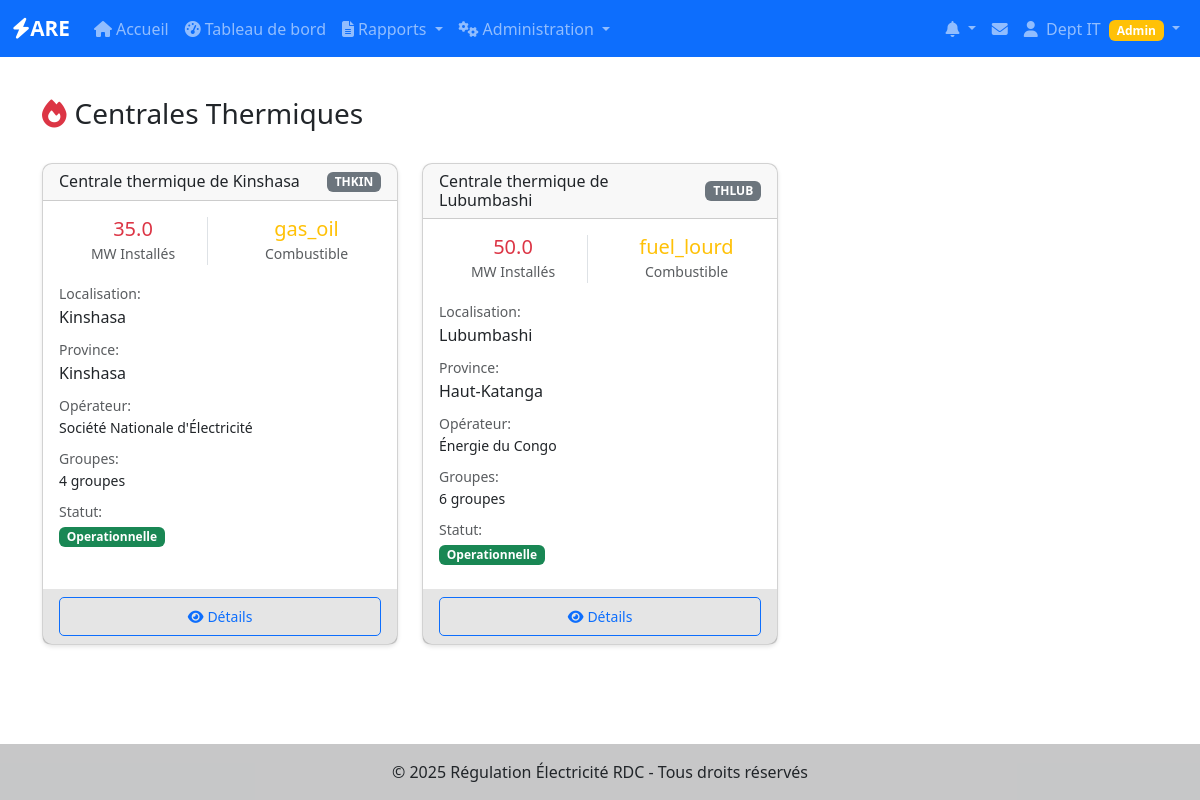
Screenshot of /production-thermique/centrales (signed in) with the database file from the repository.
### app/models/utilisateurs.py (models this page shows, shortened)
class User(UserMixin, BaseModel):
    __tablename__ = 'users'
    username = db.Column(db.String(80), unique=True, nullable=False, index=True)
    email = db.Column(db.String(120), unique=True, nullable=False, index=True)
    password_hash = db.Column(db.String(128), nullable=False)
    nom = db.Column(db.String(100))
    prenom = db.Column(db.String(100))
    role = db.Column(db.Enum('super_admin', 'admin_operateur', 'utilisateur_operateur'),
                    default='utilisateur_operateur', nullable=False)
    operateur_id = db.Column(db.Integer, db.ForeignKey('operateurs.id'), nullable=True)
    is_active = db.Column(db.Boolean, default=True, nullable=False)
    telephone = db.Column(db.String(20))
    derniere_connexion = db.Column(db.DateTime)
    operateur = db.relationship('Operateur', backref='users', lazy=True)
    def is_super_admin(self):
        return self.role == 'super_admin'
    def is_admin_operateur(self):
        return self.role == 'admin_operateur'
    def is_admin(self):
        return self.role in ['super_admin', 'admin_operateur']
    def has_permission(self, permission):
        permissions = {
            'super_admin': ['create_operateur', 'edit_operateur', 'delete_operateur',
                           'create_user', 'edit_user', 'delete_user', 'view_all_reports'],
            'admin_operateur': ['edit_own_operateur', 'create_user_operateur',
                               'edit_user_operateur', 'view_own_reports', 'create_reports'],
            'utilisateur_operateur': ['view_own_reports', 'create_reports', 'edit_own_reports']
        }
        return permission in permissions.get(self.role, [])

### app/models/production_thermique.py (models this page shows, shortened)
class CentraleThermique(BaseModel):
    __tablename__ = 'centrales_thermique'
    operateur_id = Column(Integer, ForeignKey('operateurs.id'), nullable=False)
    nom = Column(String(200), nullable=False, index=True)
    code = Column(String(50), unique=True, nullable=False)
    localisation = Column(String(200))
    province = Column(String(100))
    puissance_installee = Column(Float)  # MW
    puissance_disponible = Column(Float)  # MW
    type_centrale = Column(String(50))  # diesel, gaz, charbon, fuel lourd, biomasse
    type_combustible = Column(String(50))  # Principal type de combustible
    consommation_specifique = Column(Float)  # g/kWh - Consommation spécifique
    latitude = Column(Float)
    longitude = Column(Float)
    nombre_groupes = Column(Integer, default=0)
    type_moteur = Column(String(50))  # diesel, turbine gaz, turbine vapeur
    refroidissement = Column(String(50))  # air, eau, mixte
    niveau_tension = Column(Float)  # kV
    tension_evacuation = Column(String(50))  # kV
    systeme_demarrage = Column(String(50))  # manuel, automatique
    systeme_refroidissement = Column(String(100))
    capacite_stockage_combustible = Column(Float)  # litres ou tonnes
    autonomie_combustible = Column(Float)  # heures
    systeme_traitement_fumees = Column(Boolean, default=False)
    niveau_emission_nox = Column(Float)  # mg/Nm³
    niveau_emission_co = Column(Float)  # mg/Nm³
    certification_environnementale = Column(String(100))
    statut = Column(String(50), default='operationnelle')  # operationnelle, maintenance, arret
    mode_fonctionnement = Column(String(50))  # base, pointe, secours
    description = Column(Text)
    date_mise_service = Column(DateTime)
    date_derniere_revision = Column(DateTime)
    prochaine_maintenance = Column(DateTime)
    constructeur = Column(String(100))
    fournisseur_combustible = Column(String(100))
    annee_construction = Column(Integer)
    duree_vie_estimee = Column(Integer)  # années
    observations = Column(Text)
    operateur = relationship("Operateur", back_populates="centrales_thermique")
    rapports = relationship("RapportThermique", back_populates="centrale", cascade="all, delete-orphan")

### app/models/operateurs.py (models this page shows, shortened)
class Operateur(BaseModel):
    __tablename__ = 'operateurs'
    nom = db.Column(db.String(200), nullable=False, index=True)
    sigle = db.Column(db.String(50))
    type_operateur = db.Column(db.String(50))  # Production, Transport, Distribution
    adresse = db.Column(db.Text)
    ville = db.Column(db.String(100))
    province = db.Column(db.String(100))
    telephone = db.Column(db.String(20))
    email = db.Column(db.String(120))
    site_web = db.Column(db.String(200))
    numero_licence = db.Column(db.String(100), unique=True)
    date_licence = db.Column(db.Date)
    statut_licence = db.Column(db.String(20), default='active')  # active, suspendue, expirée
    capacite_installee = db.Column(db.Float)  # en MW
    zone_couverture = db.Column(db.Text)
    nombre_clients = db.Column(db.Integer)
    observations = db.Column(db.Text)
    centrales_hydro = db.relationship("CentraleHydro", back_populates="operateur", lazy=True)
    centrales_thermique = db.relationship("CentraleThermique", back_populates="operateur", lazy=True)
    centrales_solaire = db.relationship("CentraleSolaire", back_populates="operateur", lazy=True)
    lignes_transport = db.relationship("LigneTransport", back_populates="operateur", lazy=True)
    postes_transport = db.relationship("PosteTransport", back_populates="operateur", lazy=True)
    reseaux_distribution = db.relationship("ReseauDistribution", back_populates="operateur", lazy=True)

### app/production_thermique/routes.py (the view)
@production_thermique.route('/centrales')
@login_required
def liste_centrales():
    centrales = get_accessible_centrales_thermique()
    return render_template('production_thermique/liste_centrales.html',
                         centrales=centrales,
                         title='Centrales Thermiques')

### app/production_thermique/routes.py (called while the page is built)
def get_accessible_centrales_thermique():
    if current_user.is_admin():
        return CentraleThermique.query.filter_by(actif=True).all()
    elif current_user.operateur:
        return CentraleThermique.query.filter_by(
            operateur_id=current_user.operateur.id,
            actif=True
        ).all()
    return []

### app/templates/production_thermique/liste_centrales.html (shortened to what this page needs)
{% extends "base.html" %}
{% block content %}
<div class="d-flex justify-content-between align-items-center mb-4">
    <h1 class="h3">
        <i class="fas fa-fire me-2 text-danger"></i>Centrales Thermiques
    </h1>
</div>
{% if centrales %}
<div class="row">
    {% for centrale in centrales %}
    <div class="col-md-6 col-lg-4 mb-4">
        <div class="card h-100">
            <div class="card-header d-flex justify-content-between align-items-center">
                <h6 class="mb-0">{{ centrale.nom }}</h6>
                <span class="badge bg-secondary">{{ centrale.code }}</span>
            </div>
            <div class="card-body">
                <div class="row text-center mb-3">
                    <div class="col-6">
                        <div class="border-end">
                            <h5 class="text-danger mb-0">{{ centrale.puissance_installee or 'N/A' }}</h5>
                            <small class="text-muted">MW Installés</small>
                        </div>
                    </div>
                    <div class="col-6">
                        <h5 class="text-warning mb-0">{{ centrale.type_combustible or 'N/A' }}</h5>
                        <small class="text-muted">Combustible</small>
                    </div>
                </div>
                <div class="mb-2">
                    <small class="text-muted">Localisation:</small>
                    <div>{{ centrale.localisation or 'Non spécifiée' }}</div>
                </div>
                <div class="mb-2">
                    <small class="text-muted">Province:</small>
                    <div>{{ centrale.province or 'Non spécifiée' }}</div>
                </div>
                {% if centrale.operateur %}
                <div class="mb-2">
                    <small class="text-muted">Opérateur:</small>
                    <div class="small">{{ centrale.operateur.nom }}</div>
                </div>
                {% endif %}
                {% if centrale.nombre_groupes %}
                <div class="mb-2">
                    <small class="text-muted">Groupes:</small>
                    <div class="small">{{ centrale.nombre_groupes }} groupes</div>
                </div>
                {% endif %}
                <div class="mb-2">
                    <small class="text-muted">Statut:</small>
                    <div>
                        <span class="badge {% if centrale.statut == 'operationnelle' %}bg-success{% elif centrale.statut == 'maintenance' %}bg-warning{% else %}bg-danger{% endif %}">
                            {{ centrale.statut|title }}
                        </span>
                    </div>
                </div>
            </div>
            <div class="card-footer">
                <div class="d-flex gap-2">
                    <a href="{{ url_for('production_thermique.detail_centrale', id=centrale.id) }}"
                       class="btn btn-sm btn-outline-primary flex-fill">
                        <i class="fas fa-eye me-1"></i>Détails
                    </a>
                </div>
            </div>
        </div>
    </div>
    {% endfor %}
</div>
{% endif %}
{% endblock %}

### app/templates/base.html (shortened to what this page needs)
<!DOCTYPE html>
<html lang="fr">
<head>
    <link href="https://cdn.jsdelivr.net/npm/bootstrap@5.3.0/dist/css/bootstrap.min.css" rel="stylesheet">
    <link rel="stylesheet" href="https://cdnjs.cloudflare.com/ajax/libs/font-awesome/6.4.0/css/all.min.css">
    <link rel="stylesheet" href="{{ url_for('static', filename='css/style.css') }}">
</head>
<body>
    <nav class="navbar navbar-expand-lg navbar-dark bg-primary">
        <div class="container-fluid">
            <a class="navbar-brand" href="{{ url_for('main.index') }}">
                <i class="fas fa-bolt"></i>ARE
            </a>
            <div class="collapse navbar-collapse" id="navbarNav">
                <ul class="navbar-nav me-auto">
                    <li class="nav-item">
                        <a class="nav-link" href="{{ url_for('main.index') }}">
                            <i class="fas fa-home me-1"></i>Accueil
                        </a>
                    </li>
                    {% if current_user.is_authenticated %}
                    <li class="nav-item">
                        <a class="nav-link" href="{{ url_for('are_dashboard.index') }}">
                            <i class="fas fa-tachometer-alt me-1"></i>Tableau de bord
                        </a>
                    </li>
                    <li class="nav-item dropdown">
                        <a class="nav-link dropdown-toggle" href="#" id="rapportsDropdown" role="button" data-bs-toggle="dropdown">
                            <i class="fas fa-file-alt me-1"></i>Rapports
                        </a>
                    </li>
                    {% if current_user.is_super_admin() or current_user.is_admin_operateur() %}
                    <li class="nav-item dropdown">
                        <a class="nav-link dropdown-toggle" href="#" id="adminDropdown" role="button" data-bs-toggle="dropdown">
                            <i class="fas fa-cogs me-1"></i>Administration
                        </a>
                    </li>
                    {% endif %}
                    {% endif %}
                </ul>
                <ul class="navbar-nav">
                    {% if current_user.is_authenticated %}
                    {% from 'components/notifications.html' import dropdown_notifications %}
                    {{ dropdown_notifications() }}
                    <li class="nav-item dropdown">
                        <a class="nav-link position-relative" href="{{ url_for('notifications.messages') }}" title="Messagerie">
                            <i class="fas fa-envelope"></i>
                        </a>
                    </li>
                    <li class="nav-item dropdown">
                        <a class="nav-link dropdown-toggle" href="#" id="userDropdown" role="button" data-bs-toggle="dropdown">
                            <i class="fas fa-user me-1"></i>
                            {{ current_user.prenom or current_user.username }}
                            {% if current_user.is_super_admin() %}
                                <span class="badge bg-danger ms-1">Super Admin</span>
                            {% elif current_user.is_admin_operateur() %}
                                <span class="badge bg-warning ms-1">Admin</span>
                            {% endif %}
                        </a>
                    </li>
                    {% endif %}
                </ul>
            </div>
        </div>
    </nav>
    <main class="container my-4">
        {% block content %}{% endblock %}
    </main>
    <footer class="bg-light text-center text-lg-start mt-5">
        <div class="text-center p-3" style="background-color: rgba(0, 0, 0, 0.2);">
            © 2025 Régulation Électricité RDC - Tous droits réservés
        </div>
    </footer>
</body>
</html>

### app/static/css/style.css (style rules this page uses)
:root { --primary-color: #0d6efd; --secondary-color: #6c757d; --success-color: #198754; --danger-color: #dc3545; --warning-color: #ffc107; --info-color: #0dcaf0; }
body { min-height: 100vh; display: flex; flex-direction: column; }
main { flex: 1; }
.navbar-brand { font-weight: bold; font-size: 1.3rem; }
.card { border-radius: 10px; box-shadow: 0 2px 4px rgba(0,0,0,0.1); transition: transform 0.2s; }
.btn { border-radius: 5px; padding: 0.5rem 1.5rem; }
footer { margin-top: auto; }
.card-footer { background-color: rgba(0, 0, 0, 0.1); border-top: none; }

### rows the page displays
User: prenom "Dept IT"
CentraleThermique: nom "Centrale thermique de Kinshasa", code "THKIN", puissance_installee "35.0", type_combustible "gas_oil", localisation "Kinshasa", province "Kinshasa", operateur.nom "Société Nationale d'Électricité", nombre_groupes "4", statut "Operationnelle"
CentraleThermique: nom "Centrale thermique de Lubumbashi", code "THLUB", puissance_installee "50.0", type_combustible "fuel_lourd", localisation "Lubumbashi", province "Haut-Katanga", operateur.nom "Énergie du Congo", nombre_groupes "6", statut "Operationnelle"
